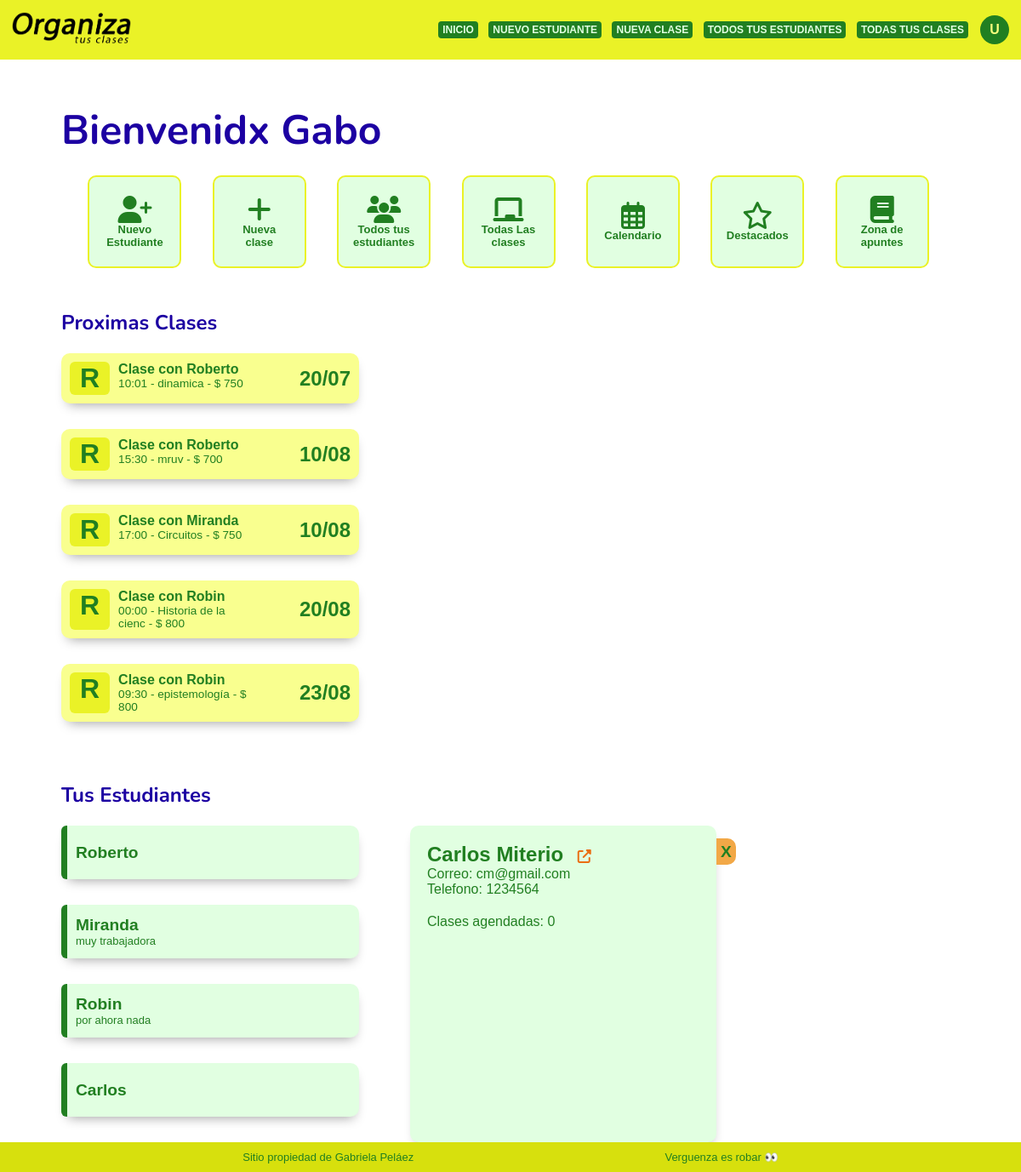
The page /pag_principal.php?id=24 (signed in) on the database as committed earlier.
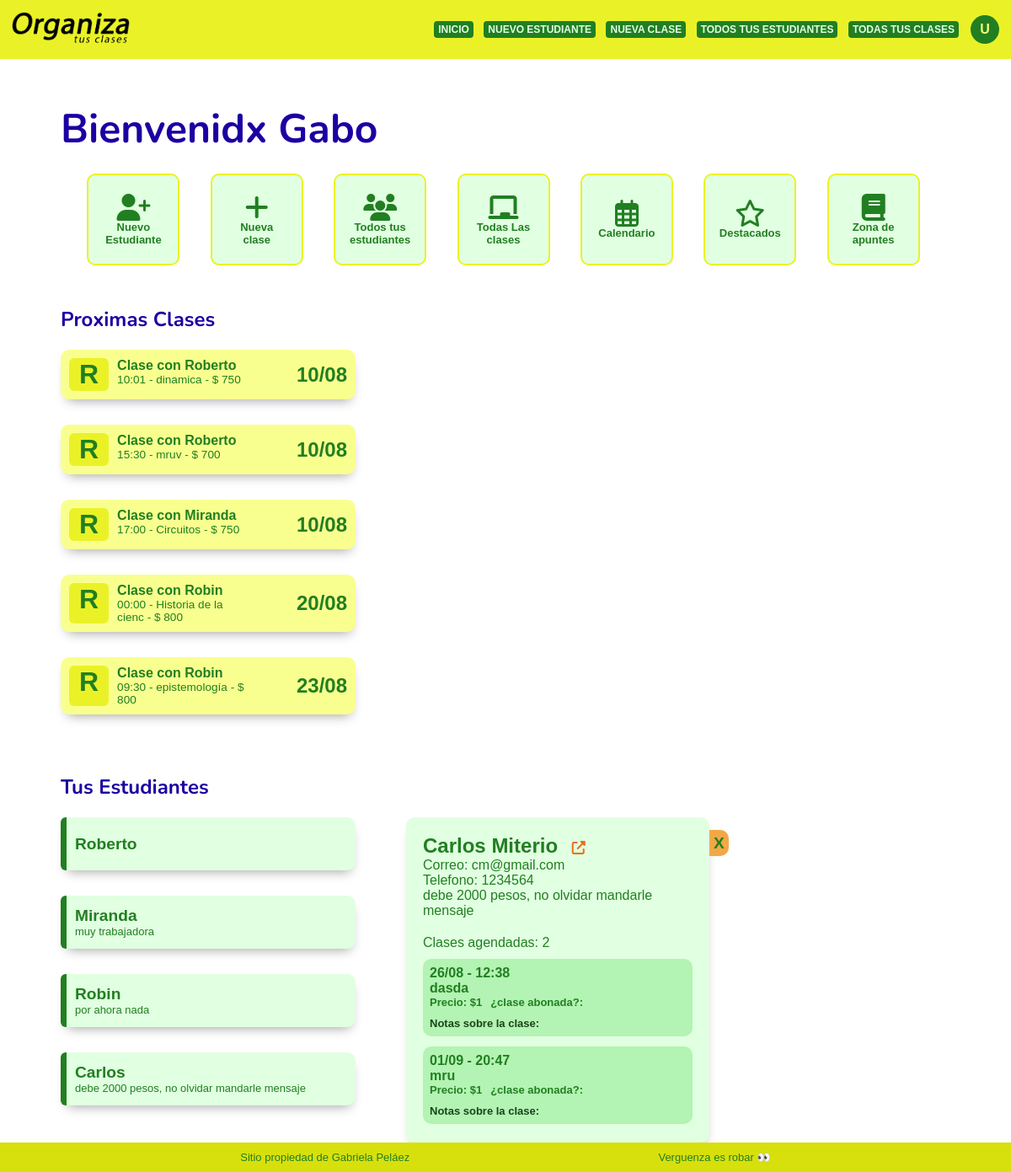
The same page on the database as committed later.
### tables this page shows
CREATE TABLE `clase` (
  `id_clase` int(11) NOT NULL,
  `temaClase` varchar(20) NOT NULL,
  `fecha` date NOT NULL,
  `hora` time NOT NULL,
  `precioClase` int(5) NOT NULL,
  `pago` varchar(2) NOT NULL,
  `comentClase` text NOT NULL,
  `usu_id` int(11) NOT NULL,
  `estud_id` int(11) NOT NULL
);

CREATE TABLE `estudiante` (
  `id_estud` int(11) NOT NULL,
  `nomEstud` varchar(11) NOT NULL,
  `apeEstud` varchar(11) NOT NULL,
  `correoEstud` varchar(20) NOT NULL,
  `telEstud` int(15) NOT NULL,
  `comentEstud` text NOT NULL,
  `usu_id` int(11) NOT NULL
);

### cardsClases.php (the view, shortened to what this page needs)
<?php
include 'conn.php';
$usu_id = 2;
$sql="select * from estudiante inner join clase where estudiante.id_estud = clase.estud_id and clase.usu_id = $usu_id order by fecha,hora asc limit 5 ";
$consulta=mysqli_query($conexion, $sql);
?>
<html>
<head>
    <link rel="stylesheet" href="estilos/estilosCardsClases.css">
    <link rel="stylesheet" href="https://cdnjs.cloudflare.com/ajax/libs/animate.css/4.1.1/animate.min.css"/>
</head>
<body>
    <h2>Proximas Clases </h2>
    <section class="proximas-clases">
        <div class="cards-clase">
            <?php
            while($mostrar=mysqli_fetch_array($consulta)){
            ?>
            <a href="pag_principal.php?idCardsClases=<?php echo $mostrar['id_clase']?>">
                <div class="card-n " id="<?php echo $mostrar['id_clase']?>">
                    <div class="cards-cont-izq">
                        <div class="card-inicial">
                            R
                        </div>
                        <div class="card-central">
                            <div class="card-nombreEstud">
                                Clase con <?php echo $mostrar['nomEstud'] ?>
                            </div>
                            <div class="card-info">
                            <?php echo  date("H:i", strtotime($mostrar['hora'])) . " "?>   -   <?php echo " " . $mostrar['temaClase'] ?> - $<?php echo " " . $mostrar['precioClase'] ?>
                            </div>
                        </div>
                    </div>
                    <div class="card-fecha">
                        <?php
                            $fNueva = date("d/m", strtotime($mostrar['fecha']));
                            echo $fNueva;
                        ?>
                    </div>
                </div>
            </a>
            <?php
            };
            ?>
        </div>
    </section>
</body>
</html>

### pag_principal.php (shortened to what this page needs)
<?php
include 'conn.php';
?>
<?php
if(isset($_SESSION['userId'])){
?>
<!DOCTYPE html>
<html lang="es">
<head>
    <link rel="stylesheet" href="estilos/estilosPagPrin.css">
    <link rel="stylesheet" href="https://cdn-uicons.flaticon.com/uicons-regular-rounded/css/uicons-regular-rounded.css">
</head>
<body>
    <header>
        <?php include 'nav.php' ?>
    <main>
        <h1> Bienvenidx <?php echo $_SESSION['nombre']  ?></h1>
        <div class="cont-cards-clases">
            <?php
            include 'opciones.php'
            ?>
        </div>
        <section class="cont-ambas-cards">
            <div class="cont-cards-clases">
                <?php
                include 'cardsClases.php'
                ?>
            </div>
            <div class="cont-cards-estud">
                <?php
                include 'cardsEstud.php'
                ?>
            </div>
        </section>
    </main>
    <?php include 'footer.php' ?>
</body>
</html>
<?php  }
else{
    echo "no iniciaste sesion, redirigiendo...";
    header('refresh:3; url= login.html');
} ?>

### nav.php (shortened to what this page needs)
<head>
    <link rel="stylesheet" href="estilos/estilosNav.css">
</head>
<body>
    <div class="contenedor-nav">
        <div>
            <a href="pag_principal.php"> <img src="img/logo.png" alt="logo organiza tus clases" class="logo"> </a>
        </div>
            <nav>
                <ul>
                    <li><a class="b-nav" href="pag_principal.php">INICIO</a></li>
                    <li><a class="b-nav" href="nuevEstud.php"> NUEVO ESTUDIANTE </a></li>
                    <li><a class="b-nav" href="nuevClase.php"> NUEVA CLASE </a></li>
                    <li><a class="b-nav" href="datos.php">TODOS TUS ESTUDIANTES</a></li>
                    <li><a class="b-nav" href="datosClases.php"> TODAS TUS CLASES </a></li>
                </ul>
            <div class="label">
                <label for="btn-menu"> <span class="usuario"> U </span> <span class="x"> X </span>  </label>
            </div>
            </nav>
    </div>
</body>
</html>

### opciones.php (shortened to what this page needs)
<!DOCTYPE html>
<html>
<head>
    <link rel="stylesheet" href="estilos/estilosOpciones.css">
    <link rel="stylesheet" href="https://cdnjs.cloudflare.com/ajax/libs/animate.css/4.1.1/animate.min.css"/>
</head>
<body>
    <section class="cajas">
        <a href="nuevEstud.php">
            <div class="caja-ancla">
                <i class="fas fa-user-plus"></i>
                <div> Nuevo Estudiante</div>
            </div>
        </a>
        <a href="nuevClase.php">
            <div class="caja-ancla">
                <i class="fas fa-plus"></i>
                <div>Nueva clase</div>
            </div>
        </a>
        <a href="datos.php">
            <div class="caja-ancla">
                <i class="fas fa-users"></i>
                <div id="largo">Todos tus estudiantes</div>
            </div>
        </a>
        <a href="datosClases.php">
            <div class="caja-ancla">
                <i class="fas fa-chalkboard"></i>
                <div>Todas Las clases</div>
            </div>
        </a>
        <a href="ups.html">
            <div class="caja-ancla">
                <i class="far fa-calendar-alt"></i>
                <div>Calendario</div>
            </div>
        </a>
        <a href="ups.html">
            <div class="caja-ancla">
                <i class="far fa-star"></i>
                <div>Destacados</div>
            </div>
        </a>
        <a href="ups.html">
            <div class="caja-ancla">
                <i class="fas fa-book"></i>
                <div>Zona de apuntes</div>
            </div>
        </a>
    </section>
</body>
</html>

### cardsEstud.php (shortened to what this page needs)
<?php
include 'conn.php';
$usu_id = 2;
$sql="select * from estudiante where estudiante.usu_id = $usu_id limit 5";
$consulta=mysqli_query($conexion, $sql);
?>
<html>
<head>
    <link rel="stylesheet" href="estilos/estilosCardsEstud.css">
    <link rel="stylesheet" href="https://cdnjs.cloudflare.com/ajax/libs/animate.css/4.1.1/animate.min.css"/>
</head>
<body>
    <h2>Tus Estudiantes</h2>
    <section class="tus-estudiantes">
        <div class="cards-e">
            <?php
            while($mostrar=mysqli_fetch_array($consulta)){
            ?>
            <a href="pag_principal.php?id=<?php echo $mostrar['id_estud']?>">
                <div class="card-n-e " id="<?php echo $mostrar['id_estud']?>">
                    <div class="card-borde-l">
                    </div>
                    <div class="card-central-e">
                        <div class="card-nombreEstud-e">
                            <?php echo $mostrar['nomEstud'] ?>
                        </div>
                        <div class="card-coment-e">
                            <?php echo $mostrar['comentEstud'] . " "?>
                        </div>
                    </div>
                </div>
            </a>
            <?php
            };
            ?>
        </div>
        <div class="cont-desliz-e animate__animated animate__fadeInRight">
            <?php
            if(isset($_GET['id'])){
                $idEstud =  $_GET['id'];
                $sql2E="select * from estudiante where estudiante.usu_id = $usu_id and estudiante.id_estud = $idEstud " ;
                $consulta2E=mysqli_query($conexion, $sql2E);
                $mostrar2E=mysqli_fetch_array($consulta2E)
            ?>
            <div class="desliz-e">
                <div class="desliz-info-e">
                    <div class="desliz-titulo">
                        <?php echo $mostrar2E['nomEstud'] . " ". $mostrar2E['apeEstud'] ?>
                        <a href="datosEstud.php?id=<?php echo $idEstud ?>"> <i class="fas fa-external-link-alt"></i> </a>
                    </div>
                    <div>
                        Correo: <?php echo $mostrar2E['correoEstud'] ?>
                    </div>
                    <div>
                        Telefono: <?php echo $mostrar2E['telEstud'] ?>
                    </div>
                    <div>
                        <?php echo $mostrar2E['comentEstud'] ?>
                    </div>
                    <div class="desliz-notas-e">
                        <div class="cant-clases">
                            Clases agendadas:
                            <?php
                            $sqlCuenta = "select count(*) FROM clase where usu_id = $usu_id and estud_id = $idEstud";
                            $queryCuenta = mysqli_query($conexion,$sqlCuenta);
                            $arrayCuenta = mysqli_fetch_array($queryCuenta);
                            $cuenta = $arrayCuenta[0];
                            echo " " . " " .$cuenta;
                            ?>
                        </div>
                        <?php
                        $sql3E = "select * FROM estudiante INNER JOIN clase WHERE estudiante.id_estud = clase.estud_id and estudiante.usu_id = $usu_id and estudiante.id_estud = $idEstud order by fecha asc Limit 5";
                        $consulta3E = mysqli_query($conexion, $sql3E);
                        while($mostrar3E = mysqli_fetch_array($consulta3E)){
                        ?>
                        <div class="desliz-clases-btns-e">
                            <div class="desliz-clase">
                                <div class="desliz-clase-renglon">
                                    <div>
                                        <?php echo date("d/m", strtotime($mostrar3E['fecha'])) ?> - <?php echo date("H:i", strtotime($mostrar3E['hora'])) ?>
                                    </div>
                                    <div>
                                        <?php echo $mostrar3E['temaClase'] ?>
                                    </div>
                                </div>
                                <div class="renglon-pago">
                                    <div class="pago-e">
                                        Precio: $<?php echo $mostrar3E['precioClase'] ?>
                                    </div>
                                    <div class="pagoBD-e">
                                        ¿clase abonada?: <?php echo $mostrar3E['pago'] ?>
                                    </div>
                                </div>
                                <div class="coment-clase">
                                    <span> Notas sobre la clase: </span><?php echo $mostrar3E['comentClase'] ?>
                                </div>
                            </div>
                        </div>
                        <?php
                        }
                        ?>
                    </div>
                </div>
            </div>
            <div id="cruz-e" class="cruz-e">
                <a href="pag_principal.php">X</a>
            </div>
        <?php
        }
        ?>
        </div>
    </section>
</body>
</html>

### footer.php (shortened to what this page needs)
<footer>
    <div>Sitio propiedad de Gabriela Peláez</div>
    <div>Verguenza es robar 👀</div>
</footer>

### estilos/estilosPagPrin.css (style rules this page uses)
* { margin: 0; padding: 0; box-sizing: border-box; font-family: 'Noto Sans JP', sans-serif; }
html { scroll-behavior: smooth; }
main { padding-top: 50px; padding-left: 6%; padding-right: 6%; display: flex; flex-flow: column; min-height: 89vh; }
h1 { font-family: 'Nunito', sans-serif; font-size: xxx-large; margin-bottom: 20px; color: #1c00a2; }
h2 { font-family: 'Nunito', sans-serif; margin-top: 40px; margin-bottom: 20px; color: #1c00a2; }
.cont-ambas-cards { display: flex; flex-flow: row; flex-wrap: wrap; }

### estilos/estilosNav.css (style rules this page uses)
* { margin: 0; padding: 0; box-sizing: border-box; font-family: 'Noto Sans JP', sans-serif; }
.contenedor-nav { padding: 14px; background-color: #eaf227; display: flex; justify-content: space-between; align-items: center; }
.logo { width: 140px; }
nav { width: max-content; display: flex; align-items: center; }
li { display: inline-block; margin: 0px 4px; }
.b-nav { padding: 3px 5px; text-align: center; font-weight: bolder; font-size: 9pt; border-radius: 4px; display: inline-block; text-decoration: none; color: #e1ffe1; background-color: #217f21; }
.label label { display: block; padding: 10px; border-radius: 100%; width: 34px; height: 34px; display: flex; align-items: center; justify-content: center; margin-left: 10px; font-weight: bolder; color: #f9ff7d; background-color: #217f21; }

### estilos/estilosOpciones.css (style rules this page uses)
.cajas { display: flex; align-items: center; justify-content: space-evenly; flex-wrap: wrap; }
.cajas a { text-decoration: none; }
.caja-ancla { margin-right: 5px; margin-bottom: 8px; padding: 20px; height: 109px; width: 110px; display: flex; flex-flow: column; align-items: center; justify-content: center; text-align: center; border-radius: 10px; background-color: #e1ffe1; border: solid #eaf227 2px; color: #217f21; }
.caja-ancla i { font-size: xx-large; }
.caja-ancla div { font-size: small; font-weight: bold; }
#largo { width: min-content; }

### estilos/estilosCardsClases.css (style rules this page uses)
.proximas-clases { display: flex; align-items: baseline; }
.cards-clase { margin-right: 30px; width: 350px; height: max-content; }
h2 { margin-top: 40px; margin-bottom: 20px; }
.cards-clase a { text-decoration: none; color: #217f21; }
.card-n { margin: 0px 0px 30px; padding: 10px; display: flex; flex-flow: row; align-items: center; justify-content: space-between; background-color: #f9ff8f; border-radius: 10px; box-shadow: 1px 8px 14px -7px rgba(0,0,0,0.38); -webkit-box-shadow: 1px 8px 14px -7px rgba(0,0,0,0.38); -moz-box-shadow: 1px 8px 14px -7px rgba(0,0,0,0.38); }
.cards-cont-izq { display: flex; flex-flow: inherit; }
.card-inicial { background-color: #eaf227; border-radius: 6px; padding: 1px 12px;; font-size: xx-large; text-align: center; font-weight: bold; }
.card-central { margin-left: 10px; display: flex; flex-flow: column; }
.card-nombreEstud { font-weight: bold; }
.card-info { font-size: 85%; }
.card-fecha { margin-left: 57px; font-weight: bolder; font-size: x-large; margin-right: 0px; }
.desliz-titulo { font-size: x-large; font-weight: bolder; }

### footer.php (style rules this page uses)
footer { width: 100%; background-color: #d7e00d; display: flex; justify-content: space-evenly; align-items: center; flex-wrap: wrap; position: relative; bottom: 0px; }
footer div { margin:10px; color: #217f21; font-size: small; }

Rows that differ between the two databases and show on the page:
changed clase "dinamica": fecha "20/07" → "10/08"
changed estudiante "Carlos": comentEstud (not shown) → "debe 2000 pesos, no olvidar mandarle mensaje"
added clase: fecha "26/08", hora "12:38", temaClase "dasda", precioClase "1"
added clase: fecha "01/09", hora "20:47", temaClase "mru", precioClase "1"
Other text that changed with them:
$cuenta: "0" → "2"
